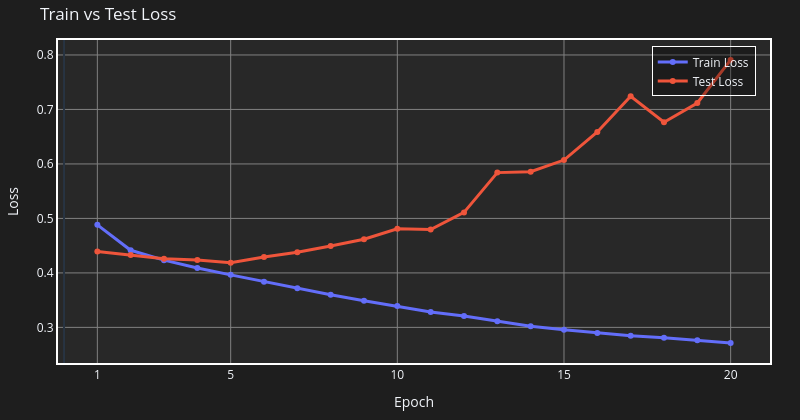
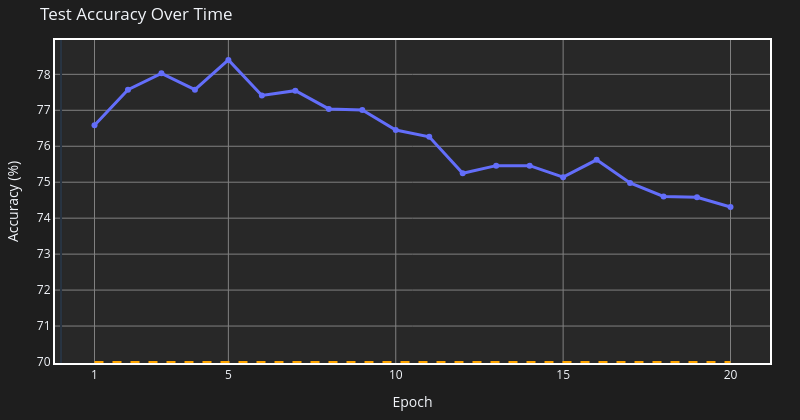

Notebook source saved alongside these figures, in order:
### Markdown cell above
##### Plot the resulting train and test losses.

### Code cell
from evaluation import plot_training_results

# Generate plots
plot_training_results(train_losses, test_losses, accuracies, EPOCHS)

### Figure 1 — Plotly figure (JSON) as saved in the notebook; plotly's stock layout.template omitted (floating-point values rounded to 4 significant figures)
{"data": [{"hoverinfo": "text", "hovertext": ["Epoch 1: 0.4882", "Epoch 2: 0.4415", "Epoch 3: 0.4234", "Epoch 4: 0.4091", "Epoch 5: 0.3964", "Epoch 6: 0.3840", "Epoch 7: 0.3719", "Epoch 8: 0.3600", "Epoch 9: 0.3487", "Epoch 10: 0.3391", "Epoch 11: 0.3282", "Epoch 12: 0.3211", "Epoch 13: 0.3112", "Epoch 14: 0.3023", "Epoch 15: 0.2957", "Epoch 16: 0.2899", "Epoch 17: 0.2846", "Epoch 18: 0.2808", "Epoch 19: 0.2764", "Epoch 20: 0.2712"], "line": {"width": 3}, "mode": "lines+markers", "name": "Train Loss", "type": "scatter", "x": [1, 2, 3, 4, 5, 6, 7, 8, 9, 10, 11, 12, 13, 14, 15, 16, 17, 18, 19, 20], "y": [0.4882, 0.4415, 0.4234, 0.4091, 0.3964, 0.384, 0.3719, 0.36, 0.3487, 0.3391, 0.3282, 0.3211, 0.3112, 0.3023, 0.2957, 0.2899, 0.2846, 0.2808, 0.2764, 0.2712]}, {"hoverinfo": "text", "hovertext": ["Epoch 1: 0.4394", "Epoch 2: 0.4328", "Epoch 3: 0.4258", "Epoch 4: 0.4238", "Epoch 5: 0.4188", "Epoch 6: 0.4292", "Epoch 7: 0.4379", "Epoch 8: 0.4494", "Epoch 9: 0.4618", "Epoch 10: 0.4810", "Epoch 11: 0.4796", "Epoch 12: 0.5111", "Epoch 13: 0.5841", "Epoch 14: 0.5857", "Epoch 15: 0.6071", "Epoch 16: 0.6587", "Epoch 17: 0.7243", "Epoch 18: 0.6766", "Epoch 19: 0.7118", "Epoch 20: 0.7909"], "line": {"width": 3}, "mode": "lines+markers", "name": "Test Loss", "type": "scatter", "x": [1, 2, 3, 4, 5, 6, 7, 8, 9, 10, 11, 12, 13, 14, 15, 16, 17, 18, 19, 20], "y": [0.4394, 0.4328, 0.4258, 0.4238, 0.4188, 0.4292, 0.4379, 0.4494, 0.4618, 0.481, 0.4796, 0.5111, 0.5841, 0.5857, 0.6071, 0.6587, 0.7243, 0.6766, 0.7118, 0.7909]}], "layout": {"height": 420, "legend": {"bgcolor": "rgba(0,0,0,0.3)", "bordercolor": "white", "borderwidth": 1, "x": 0.98, "xanchor": "right", "y": 0.98, "yanchor": "top"}, "margin": {"b": 40, "l": 40, "r": 30, "t": 40}, "paper_bgcolor": "rgba(30, 30, 30, 1)", "plot_bgcolor": "rgba(40, 40, 40, 1)", "title": {"text": "Train vs Test Loss"}, "width": 800, "xaxis": {"gridcolor": "gray", "gridwidth": 1, "linecolor": "white", "linewidth": 2, "mirror": true, "showgrid": true, "tickmode": "array", "tickvals": [1, 5, 10, 15, 20], "title": {"text": "Epoch"}, "zeroline": true, "zerolinewidth": 2}, "yaxis": {"gridcolor": "gray", "gridwidth": 1, "linecolor": "white", "linewidth": 2, "mirror": true, "showgrid": true, "title": {"text": "Loss"}, "zeroline": true, "zerolinewidth": 2}}}

### Figure 2 — Plotly figure (JSON) as saved in the notebook; plotly's stock layout.template omitted (floating-point values rounded to 4 significant figures)
{"data": [{"hoverinfo": "text", "hovertext": ["Epoch 1: 76.58%", "Epoch 2: 77.57%", "Epoch 3: 78.03%", "Epoch 4: 77.57%", "Epoch 5: 78.40%", "Epoch 6: 77.41%", "Epoch 7: 77.55%", "Epoch 8: 77.04%", "Epoch 9: 77.01%", "Epoch 10: 76.45%", "Epoch 11: 76.26%", "Epoch 12: 75.25%", "Epoch 13: 75.46%", "Epoch 14: 75.46%", "Epoch 15: 75.14%", "Epoch 16: 75.62%", "Epoch 17: 74.98%", "Epoch 18: 74.61%", "Epoch 19: 74.58%", "Epoch 20: 74.31%"], "line": {"width": 3}, "mode": "lines+markers", "name": "Test Accuracy", "type": "scatter", "x": [1, 2, 3, 4, 5, 6, 7, 8, 9, 10, 11, 12, 13, 14, 15, 16, 17, 18, 19, 20], "y": [76.58, 77.57, 78.03, 77.57, 78.4, 77.41, 77.55, 77.04, 77.01, 76.45, 76.26, 75.25, 75.46, 75.46, 75.14, 75.62, 74.98, 74.61, 74.58, 74.31]}], "layout": {"height": 420, "legend": {"bgcolor": "rgba(0,0,0,0.3)", "bordercolor": "white", "borderwidth": 1, "x": 0.98, "xanchor": "right", "y": 0.98, "yanchor": "top"}, "margin": {"b": 40, "l": 40, "r": 30, "t": 40}, "paper_bgcolor": "rgba(30, 30, 30, 1)", "plot_bgcolor": "rgba(40, 40, 40, 1)", "shapes": [{"line": {"color": "orange", "dash": "dash", "width": 2}, "type": "line", "x0": 1, "x1": 20, "y0": 70, "y1": 70}], "title": {"text": "Test Accuracy Over Time"}, "width": 800, "xaxis": {"gridcolor": "gray", "gridwidth": 1, "linecolor": "white", "linewidth": 2, "mirror": true, "showgrid": true, "tickmode": "array", "tickvals": [1, 5, 10, 15, 20], "title": {"text": "Epoch"}, "zeroline": true, "zerolinewidth": 2}, "yaxis": {"gridcolor": "gray", "gridwidth": 1, "linecolor": "white", "linewidth": 2, "mirror": true, "showgrid": true, "title": {"text": "Accuracy (%)"}, "zeroline": true, "zerolinewidth": 2}}}
